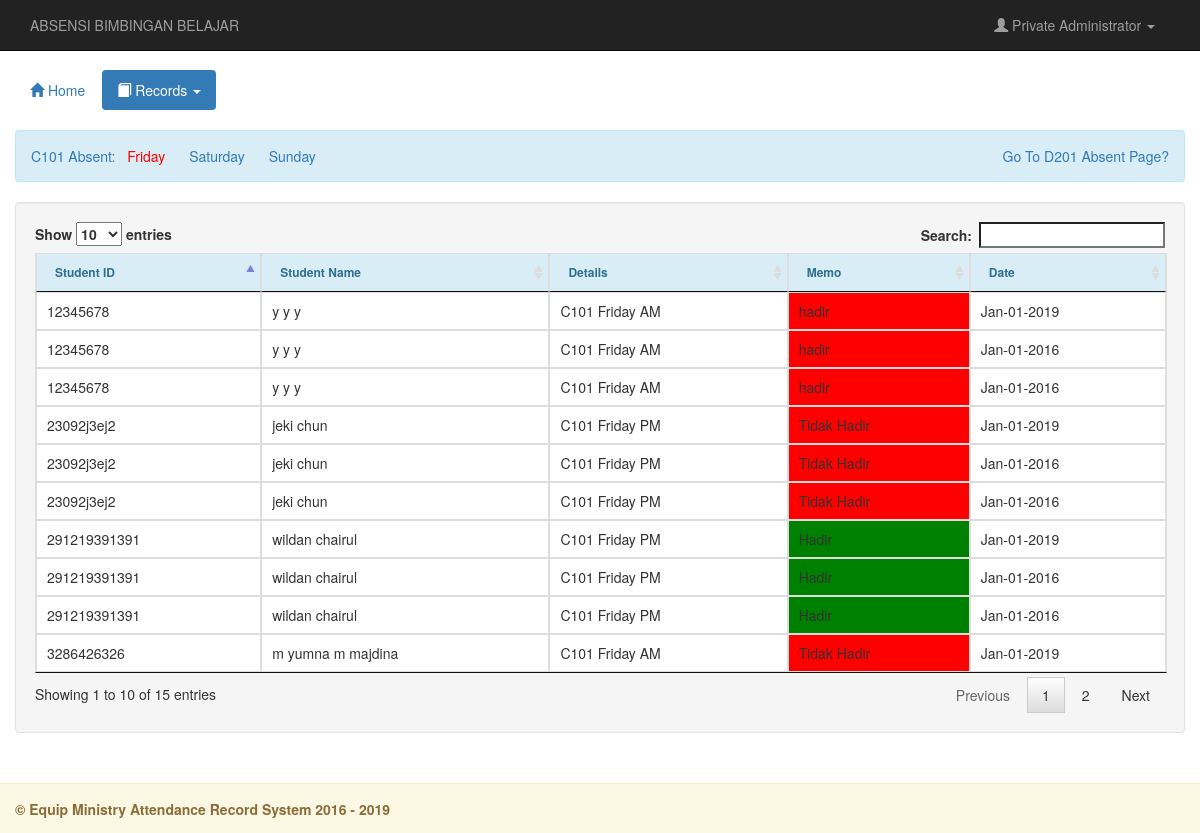
The page /admin/absent_cf.php (signed in) on the database its author committed.
### tables this page shows
CREATE TABLE `student` (
  `student_id` int(11) NOT NULL,
  `student_no` varchar(20) NOT NULL,
  `firstname` varchar(30) NOT NULL,
  `middlename` varchar(30) NOT NULL,
  `lastname` varchar(30) NOT NULL,
  `course` varchar(10) NOT NULL,
  `schedule` varchar(200) NOT NULL,
  `section` varchar(8) NOT NULL,
  `status` varchar(50) NOT NULL
);

CREATE TABLE `calen` (
  `cal_id` int(19) NOT NULL,
  `name` varchar(200) NOT NULL,
  `month` varchar(200) NOT NULL,
  `day` varchar(200) NOT NULL,
  `year` varchar(200) NOT NULL,
  `schedule` varchar(200) NOT NULL
);

### admin/account.php (called while the page is built)
<?php
	require_once 'connect.php';
	$q_adminname = $conn->query("SELECT * FROM `admin` WHERE `admin_id` = '$_SESSION[admin_id]'") or die(mysqli_error());
	$f_adminname = $q_adminname->fetch_array();
	$admin_name = $f_adminname['firstname']." ".$f_adminname['lastname'];
?>

### admin/absent_cf.php (the view, shortened to what this page needs)
<!DOCTYPE html>
<?php
	require_once 'account.php';
?>
<html lang = "eng">
	<head>
		<link rel = "stylesheet" href = "css/bootstrap.css" />
		<link rel = "stylesheet" href = "css/jquery.dataTables.css" />
	</head>
	<body>
		<nav class = "navbar navbar-inverse navbar-fixed-top">
			<div class = "container-fluid">
				<div class = "navbar-header">
					<p class = "navbar-text pull-right">ABSENSI BIMBINGAN BELAJAR</p>
				</div>
				<ul class = "nav navbar-nav navbar-right">
					<li class = "dropdown">
						<a href = "#" class = "dropdown-toggle" data-toggle = "dropdown"><i class = "glyphicon glyphicon-user"></i> <?php echo htmlentities($admin_name)?> <b class = "caret"></b></a>
					</li>
				</ul>
			</div>
		</nav>
		<div class = "container-fluid" style = "margin-top:70px;">
			<ul class = "nav nav-pills">
				<li><a href = "home.php"><span class = "glyphicon glyphicon-home"></span> Home</a></li>
				<li class = "dropdown active">
					<a class = "dropdown-toggle" data-toggle = "dropdown" href = "#"><span class = "glyphicon glyphicon-book"></span> Records <span class = "caret"></span></a>
			</ul>
			<br />
			<div class = "alert alert-info">
				<a href="#"> C101 Absent: &nbsp </a>
				<a href="absent_cf.php" style="margin-right:20px;color:red;" >Friday</a>
				<a href="absent_cs.php" style="margin-right:20px;">Saturday</a>
				<a href="absent_csa.php" style="margin-right:20px;">Sunday</a>
			<a href="absent_df.php" style="float:right;">Go To D201 Absent Page?</a></div>
	<div class = "well col-lg-12">
				<table id = "table" class = "table table-bordered">
					<thead class = "alert-info">
						<tr style="font-size:12px;">
							<th>Student ID</th>
							<th>Student Name</th>
							<th>Details</th>
							<th>Memo</th>
							<th>Date</th>
							</tr>
					</thead>
					<tbody>
						<?php
							$q_student = $conn->query("SELECT * FROM `calen`") or die(mysqli_error());
							while($f_student = $q_student->fetch_array()){
								$date=$f_student['month']."-".$f_student['day']."-".$f_student['year'];
								$list1=$conn->query
								("SELECT * FROM student WHERE student_id NOT IN (SELECT id FROM late WHERE date ='".$date."')") or die ("Table Connection Error");
								while($f_time1=$list1->fetch_array())
								{
									if($f_time1['course']=="C101"){
											if($f_time1['schedule']=='Friday AM' || $f_time1['schedule']=='Friday PM' ){
												if($f_time1['status']=='Hadir'){
															echo"<tr><td>".$f_time1['student_no']."</td>";
															echo"<td>".$f_time1['firstname']." ".$f_time1['middlename']." ".$f_time1['lastname']."</td>";
															echo"<td>".$f_time1['course']." ".$f_time1['schedule']."</td>";
															echo"<td style='background-color: GREEN;' >".$f_time1['status']."</td>";
															echo"<td>".$date."</td>";
												}else{
													echo"<tr><td>".$f_time1['student_no']."</td>";
													echo"<td>".$f_time1['firstname']." ".$f_time1['middlename']." ".$f_time1['lastname']."</td>";
													echo"<td>".$f_time1['course']." ".$f_time1['schedule']."</td>";
													echo"<td style='background-color: RED;' >".$f_time1['status']."</td>";
													echo"<td>".$date."</td>";
												}
											}
									}
								}
							}
						?>
						</tr>
					</tbody>
				</table>
			</div>
		</div>
		<br>	<br>	<br>	<br>
		<div class = "navbar navbar-fixed-bottom alert-warning">
			<div class = "container-fluid"style="margin-top:15px;">
				<label class = "pull-left">&copy; Equip Ministry Attendance Record System 2016 - <?php echo date("Y");?></label>
			</div>
		</div>
	</body>
</html>

### rows shown on the page
calen: date "Jan-01-2019"
student: student_no "3286426326", firstname "m yumna m", lastname "majdina", course "C101", schedule "Friday AM", status "Tidak Hadir"
student: student_no "291219391391", firstname "wildan", lastname "chairul", course "C101", schedule "Friday PM", status "Hadir"
student: student_no "23092j3ej2", firstname "jeki", lastname "chun", course "C101", schedule "Friday PM", status "Tidak Hadir"
student: student_no "12345678", firstname "y", middlename "y", lastname "y", course "C101", schedule "Friday AM", status "hadir"
calen: date "Jan-01-2016"
calen: date "Jan-01-2016"

### other values the page prints
$admin_name "Private Administrator"
